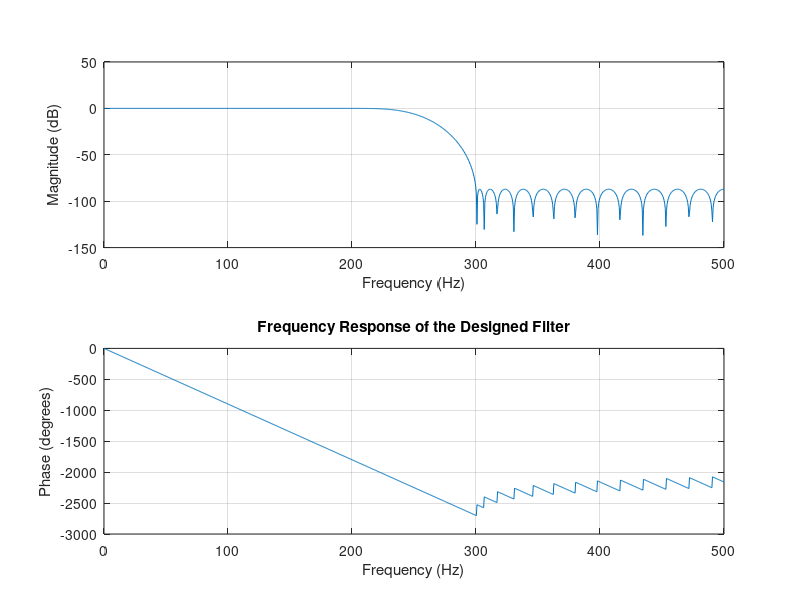
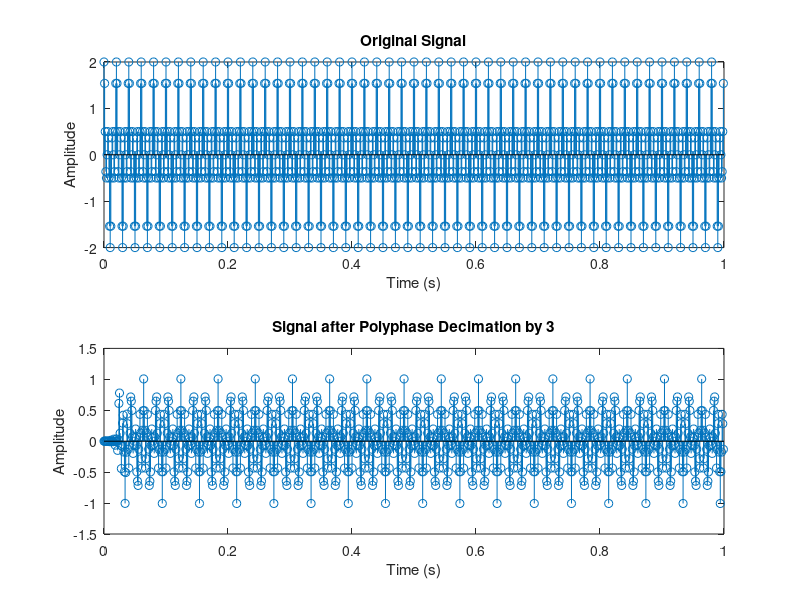
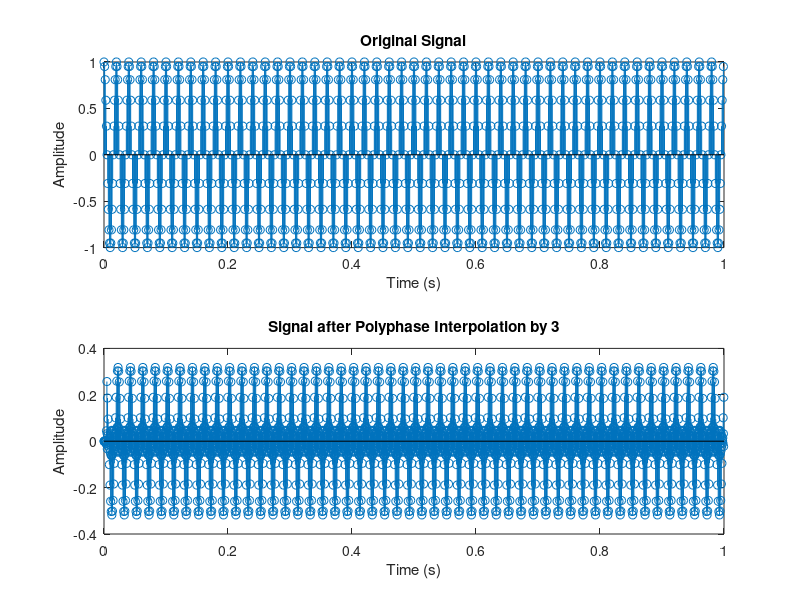
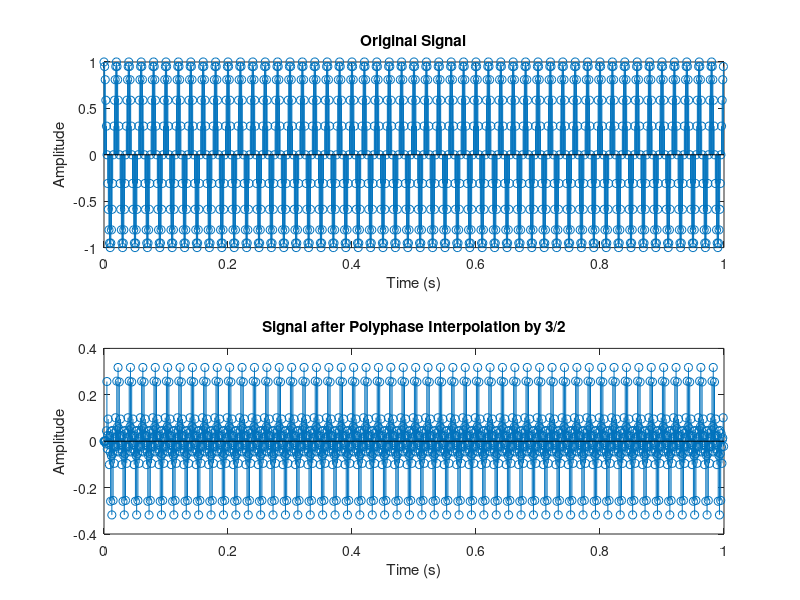

Write MATLAB code to recreate these figures, in order.
close all
clear
clc

%% 1. Design Filter for SAR around 100 dB for Resampling Factor 3
Fs = 1000;          % Sampling Frequency (Hz)
Fpass = 200;        % Passband Frequency (Hz)
Fstop = 300;        % Stopband Frequency (Hz)
Apass = 1;          % Passband Ripple (dB)
Astop = 100;        % Stopband Attenuation (dB)

% Normalize the frequencies
Wp = Fpass / (Fs / 2);  % Passband frequency normalized to Nyquist
Ws = Fstop / (Fs / 2);  % Stopband frequency normalized to Nyquist

% Use firpm to design the filter
n = 50;               % Filter order
b = firpm(n, [0 Wp Ws 1], [1 1 0 0]); % FIR filter design

% Visualize the Frequency Response of the Filter
figure;
freqz(b, 1, 1024, Fs);
title('Frequency Response of the Designed Filter');

%% 2. Polyphase Filter for Decimation by 3

M = 3;               % Decimation factor
nPolyphase = M;      % Number of phases (equal to M)
N = length(b);       % Length of the filter

% Adjust the filter length to be a multiple of M (pad with zeros)
if mod(N, M) ~= 0
    padding = M - mod(N, M);  % Calculate padding needed
    b = [b, zeros(1, padding)]; % Pad filter coefficients
end

% Reshape the filter coefficients into M phases
bPoly = reshape(b, nPolyphase, []); 

% Create an example signal (for illustration purposes)
Fs = 1000;           % Sampling Frequency (Hz)
t = 0:1/Fs:1-1/Fs;   % Time vector
x = cos(2*pi*50*t) + cos(2*pi*150*t); % Example signal

% Filter the signal using the polyphase filter
xPolyphase = zeros(1, length(x));

for m = 1:nPolyphase
    % Apply filter to every m-th sample (phase m) of the signal
    filtered = filter(bPoly(m,:), 1, x(m:M:end));
    xPolyphase((m:M:end)) = filtered;
end

% Visualize the results
figure;
subplot(2,1,1);
stem(t, x);
title('Original Signal');
xlabel('Time (s)');
ylabel('Amplitude');

subplot(2,1,2);
stem(t, xPolyphase);
title('Signal after Polyphase Decimation by 3');
xlabel('Time (s)');
ylabel('Amplitude');

%% 3. Polyphase Filter for Interpolation by 3

L = 3;               % Interpolation factor
nPolyphase = L;      % Number of phases (equal to L)

% Adjust the filter length to be a multiple of L (pad with zeros)
if mod(N, L) ~= 0
    padding = L - mod(N, L);  % Calculate padding needed
    b = [b, zeros(1, padding)]; % Pad filter coefficients
end

% Reshape the filter coefficients into L phases
bPoly = reshape(b, nPolyphase, []); 

% Create an example signal (for illustration purposes)
x = cos(2*pi*50*t);  % Example signal

% Upsample the signal by a factor of L
xUpsampled = upsample(x, L);

% Filter the upsampled signal using the polyphase filter
xPolyphaseInterp = zeros(1, length(xUpsampled));
for m = 0:nPolyphase-1
    xPolyphaseInterp(L*m+1:end) = filter(bPoly(m+1,:), 1, xUpsampled(L*m+1:end));
end

% Visualize the results
figure;
subplot(2,1,1);
stem(t, x);
title('Original Signal');
xlabel('Time (s)');
ylabel('Amplitude');

subplot(2,1,2);
t_up = (0:length(xUpsampled)-1) / (Fs * L); % New time vector after upsampling
stem(t_up, xPolyphaseInterp);
title('Signal after Polyphase Interpolation by 3');
xlabel('Time (s)');
ylabel('Amplitude');

%% 4. Polyphase Filter for Interpolation by 3/2

L = 3;                % Interpolation factor (Upsample by 3)
M = 2;                % Decimation factor (Downsample by 2)
nPolyphaseInterp = L; % Number of phases for interpolation
nPolyphaseDecim = M;  % Number of phases for decimation

% Adjust the filter length to be a multiple of L (pad with zeros)
if mod(N, L) ~= 0
    padding = L - mod(N, L);  % Calculate padding needed
    b = [b, zeros(1, padding)]; % Pad filter coefficients
end

% Reshape the filter coefficients into L phases for interpolation
bPolyInterp = reshape(b, nPolyphaseInterp, []);

% Adjust the filter length to be a multiple of M (pad with zeros)
if mod(N, M) ~= 0
    padding = M - mod(N, M);  % Calculate padding needed
    b = [b, zeros(1, padding)]; % Pad filter coefficients
end

% Reshape the filter coefficients into M phases for decimation
bPolyDecim = reshape(b, nPolyphaseDecim, []);    

% Create an example signal (for illustration purposes)
x = cos(2*pi*50*t);  % Example signal

% Upsample the signal by 3
xUpsampled = upsample(x, L);

% Apply polyphase filtering for interpolation by 3
xInterpPolyphase = zeros(1, length(xUpsampled));
for m = 0:nPolyphaseInterp-1
    xInterpPolyphase(L*m+1:end) = filter(bPolyInterp(m+1,:), 1, xUpsampled(L*m+1:end));
end

% Decimate the signal by 2
xFinal = downsample(xInterpPolyphase, M);

% Visualize the results
figure;
subplot(2,1,1);
stem(t, x);
title('Original Signal');
xlabel('Time (s)');
ylabel('Amplitude');

subplot(2,1,2);
t_final = (0:length(xFinal)-1) / (Fs * L / M); % Time vector after both interpolation and decimation
stem(t_final, xFinal);
title('Signal after Polyphase Interpolation by 3/2');
xlabel('Time (s)');
ylabel('Amplitude');
